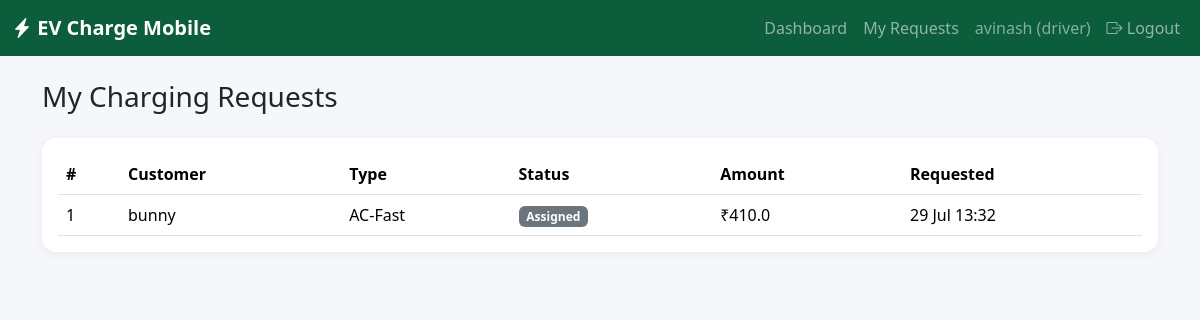
Screenshot of /driver/requests (signed in) with the database file from the repository.
### app/models.py (models this page shows, shortened)
class User(UserMixin, db.Model):
    __tablename__ = "users"
    id = db.Column(db.Integer, primary_key=True)
    name = db.Column(db.String(120), nullable=False)
    email = db.Column(db.String(120), unique=True, nullable=False, index=True)
    phone = db.Column(db.String(20))
    password_hash = db.Column(db.String(255), nullable=False)
    role = db.Column(db.String(20), nullable=False, default="user")  # user | admin | driver
    created_at = db.Column(db.DateTime, default=datetime.utcnow)
    requests = db.relationship("ChargingRequest", backref="customer", lazy=True,
                                foreign_keys="ChargingRequest.user_id")
    van = db.relationship("ChargingVan", backref="driver", uselist=False,
                           foreign_keys="ChargingVan.driver_id")
    notifications = db.relationship("Notification", backref="user", lazy=True)

class ChargingRequest(db.Model):
    __tablename__ = "charging_requests"
    id = db.Column(db.Integer, primary_key=True)
    user_id = db.Column(db.Integer, db.ForeignKey("users.id"), nullable=False)
    van_id = db.Column(db.Integer, db.ForeignKey("charging_vans.id"), nullable=True)
    charging_type = db.Column(db.String(50), nullable=False)  # AC-Slow / AC-Fast / DC-Fast
    vehicle_number = db.Column(db.String(30))
    lat = db.Column(db.Float, nullable=False)
    lng = db.Column(db.Float, nullable=False)
    address_text = db.Column(db.String(255))
    status = db.Column(db.String(20), default="pending")
    estimated_kwh = db.Column(db.Float, default=10.0)
    amount = db.Column(db.Float, default=0.0)
    requested_at = db.Column(db.DateTime, default=datetime.utcnow)
    assigned_at = db.Column(db.DateTime)
    started_at = db.Column(db.DateTime)
    ended_at = db.Column(db.DateTime)
    payment = db.relationship("Payment", backref="request", uselist=False)

### app/driver/routes.py (the view)
@driver_bp.route("/requests")
@roles_required("driver")
def my_requests():
    van = _my_van()
    reqs = []
    if van:
        reqs = ChargingRequest.query.filter_by(van_id=van.id).order_by(
            ChargingRequest.requested_at.desc()).all()
    return render_template("driver/requests.html", reqs=reqs, van=van)

### app/driver/routes.py (called while the page is built)
@driver_bp.before_request
@login_required
def _guard():
    pass

def _my_van():
    return ChargingVan.query.filter_by(driver_id=current_user.id).first()

### app/models.py (called while the page is built)
@login_manager.user_loader
def load_user(user_id):
    return User.query.get(int(user_id))

### app/utils.py (called while the page is built)
def roles_required(*roles):
    def decorator(fn):
        @wraps(fn)
        def wrapped(*args, **kwargs):
            if not current_user.is_authenticated or current_user.role not in roles:
                abort(403)
            return fn(*args, **kwargs)
        return wrapped
    return decorator

### app/templates/driver/requests.html (shortened to what this page needs)
{% extends "base.html" %}
{% block content %}
<h3 class="mb-4">My Charging Requests</h3>
<div class="card p-3">
  <table class="table table-hover align-middle mb-0">
    <thead><tr><th>#</th><th>Customer</th><th>Type</th><th>Status</th><th>Amount</th><th>Requested</th></tr></thead>
    <tbody>
      {% for r in reqs %}
      <tr>
        <td>{{ r.id }}</td>
        <td>{{ r.customer.name }}</td>
        <td>{{ r.charging_type }}</td>
        <td><span class="badge bg-secondary badge-status">{{ r.status }}</span></td>
        <td>₹{{ r.amount }}</td>
        <td>{{ r.requested_at.strftime('%d %b %H:%M') }}</td>
      </tr>
      {% else %}
      <tr><td colspan="6" class="text-center text-muted py-4">No requests yet.</td></tr>
      {% endfor %}
    </tbody>
  </table>
</div>
{% endblock %}

### app/templates/base.html (shortened to what this page needs)
<!DOCTYPE html>
<html lang="en">
<head>
  <link href="https://cdn.jsdelivr.net/npm/bootstrap@5.3.3/dist/css/bootstrap.min.css" rel="stylesheet">
  <link href="https://cdn.jsdelivr.net/npm/bootstrap-icons@1.11.3/font/bootstrap-icons.css" rel="stylesheet">
  <link href="https://unpkg.com/leaflet@1.9.4/dist/leaflet.css" rel="stylesheet">
  <link href="{{ url_for('static', filename='css/style.css') }}" rel="stylesheet">
</head>
<body>
  <nav class="navbar navbar-expand-lg navbar-dark" style="background-color:#0b5d3b;">
    <div class="container-fluid">
      <a class="navbar-brand fw-bold" href="{{ url_for('index') }}"><i class="bi bi-lightning-charge-fill"></i> EV Charge Mobile</a>
      <div class="collapse navbar-collapse" id="nav">
        <ul class="navbar-nav ms-auto">
          {% if current_user.is_authenticated %}
            {% if current_user.role == 'user' %}
              <li class="nav-item"><a class="nav-link" href="{{ url_for('user.dashboard') }}">Dashboard</a></li>
              <li class="nav-item"><a class="nav-link" href="{{ url_for('user.request_charging') }}">Request Charging</a></li>
              <li class="nav-item"><a class="nav-link" href="{{ url_for('user.history') }}">Booking History</a></li>
              <li class="nav-item"><a class="nav-link" href="{{ url_for('user.notifications') }}"><i class="bi bi-bell"></i></a></li>
            {% elif current_user.role == 'driver' %}
              <li class="nav-item"><a class="nav-link" href="{{ url_for('driver.dashboard') }}">Dashboard</a></li>
              <li class="nav-item"><a class="nav-link" href="{{ url_for('driver.my_requests') }}">My Requests</a></li>
            {% endif %}
            <li class="nav-item"><span class="nav-link text-white-50">{{ current_user.name }} ({{ current_user.role }})</span></li>
            <li class="nav-item"><a class="nav-link" href="{{ url_for('auth.logout') }}"><i class="bi bi-box-arrow-right"></i> Logout</a></li>
          {% else %}
            <li class="nav-item"><a class="nav-link" href="{{ url_for('auth.login') }}">Login</a></li>
            <li class="nav-item"><a class="nav-link" href="{{ url_for('auth.register') }}">Register</a></li>
          {% endif %}
        </ul>
      </div>
    </div>
  </nav>
  <div class="container mt-4 mb-5">
    {% block content %}{% endblock %}
  </div>
</body>
</html>

### app/static/css/style.css (style rules this page uses)
body { background-color: #f5f7fa; }
.card { border: none; border-radius: 14px; box-shadow: 0 2px 10px rgba(0, 0, 0, 0.06); }
.badge-status { text-transform: capitalize; }

### rows the page displays
User: name "avinash", role "driver"
ChargingRequest: id "1", customer.name "bunny", charging_type "AC-Fast", status "Assigned", amount "410.0", requested_at "29 Jul 13:32"
